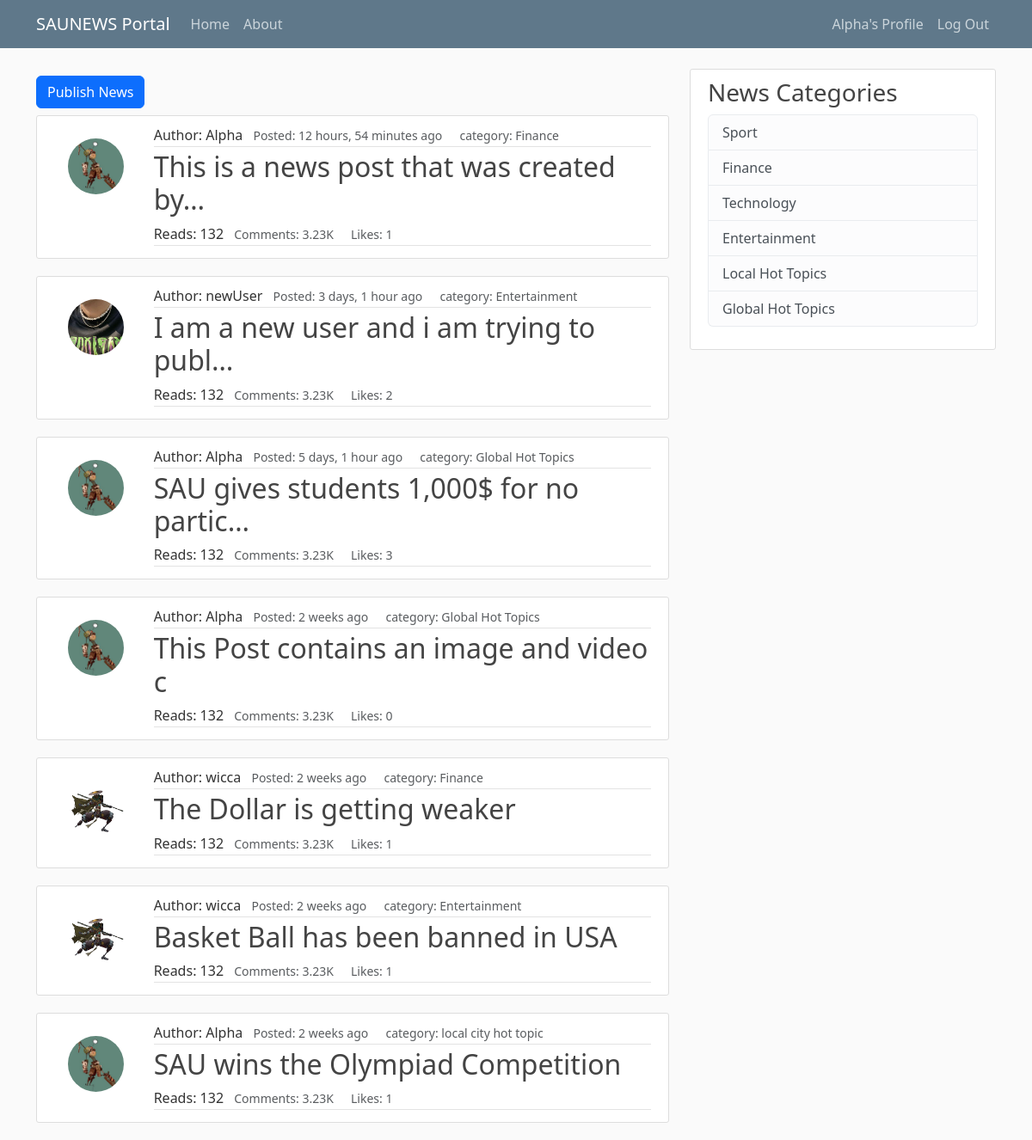
The app's page / (signed in) with its own data.
### blog/models.py (models this page shows, shortened)
class Post(models.Model):
    title = models.CharField(max_length=100)
    content = models.TextField(null=True)
    categories = models.ManyToManyField(Category)
    date_created = models.DateTimeField(default=timezone.now)
    author = models.ForeignKey(User, on_delete=models.CASCADE)
    likes = models.ManyToManyField(User, related_name='blog_posts')
    video = models.FileField(upload_to='videos/', null=True, blank=True)
    image = models.ImageField(upload_to='images/', null=True, blank=True)
    def total_likes(self):
        return self.likes.count()

class Category(models.Model):
    name = models.CharField(max_length=100)
    class Meta:
        verbose_name_plural = 'categories'
    def __str__(self):
        return self.name

### users/models.py (models this page shows, shortened)
class Profile(models.Model):
    user = models.OneToOneField(User, on_delete=models.CASCADE)
    image = models.ImageField(default="default.jpg", upload_to='profile_pics')

### blog/views.py (the view)
# urls.py: path("", PostListview.as_view(), name="blog_home"),
class PostListview(ListView):
    model = Post
    template_name = 'blog/home.html'  # <app>/<model>_<viewType>.html
    context_object_name = 'posts'
    ordering = ['-date_created']

### blog/templates/blog/home.html (shortened to what this page needs)
{% extends 'blog/base.html' %}
{% block content %}
    <a href="{% url 'post_create' %}" class="btn btn-primary my-2">Publish News</a>
    {% for post in posts %}
        <article class="media content-section">
            <div class="row g-0">
                <div class="col mt-3 ps-3">
                    <img src="{{ post.author.profile.image.url }}" class="rounded-circle article-img">
                </div>
                <div class="col-lg-10 media-body">
                    <div class="article-metadata">
                        <span>Author: {{ post.author }}</span>
                        <small class="px-2 text-muted">Posted: {{ post.date_created | timesince}} ago</small>
                        <small class="px-2 text-muted">category: {{ post.categories.first }}</small>
                    </div>
                    <h2><a class="article-title nav-link " href="{% url 'post_detail' post.id %}">{{ post.title | truncatechars:40 }}</a></h2>
                    <div class="article-metadata ">
                        <span>Reads: 132</span>
                        <small class="px-2 text-muted">Comments: 3.23K</small>
                        <small class="px-2 text-muted">Likes: {{ post.total_likes }}</small>
                    </div>
                </div>
            </div>
        </article>
    {% endfor %}
{% endblock content %}

### blog/templates/blog/base.html (shortened to what this page needs)
{% load static %}
<html lang="en">
  <head>
    <link href="https://cdn.jsdelivr.net/npm/bootstrap@5.3.0-alpha1/dist/css/bootstrap.min.css" rel="stylesheet">
    <link rel="stylesheet" href="{% static 'blog/main.css' %}">
  </head>
  <body>
    <header class="site-header">
        <nav class="navbar navbar-expand-md navbar-dark bg-steel fixed-top">
          <div class="container">
            <a class="navbar-brand mr-4" href="{% url 'blog_home' %}">SAUNEWS Portal</a>
            <div class="collapse navbar-collapse" id="navbarToggle">
              <div class="navbar-nav mr-auto">
                <a class="nav-item nav-link" href="{% url 'blog_home' %}">Home</a>
                <a class="nav-item nav-link" href="{% url 'blog_about' %}">About</a>
              </div>
            </div>
            <div class="navbar-nav">
              {% if user.is_authenticated %}
                <a class="nav-item nav-link" href="{% url 'profile' %}">{{user.username}}'s Profile</a>
                <a class="nav-item nav-link" href="{% url 'logout' %}">Log Out</a>
                {% else %}
                <a class="nav-item nav-link" href="{% url 'login' %}">Login</a>
                <a class="nav-item nav-link" href="{% url 'register' %}">Register</a>
              {% endif %}
            </div>
          </div>
        </nav>
    </header>
    <main role="main" class="container">
        <div class="row">
          <div class="col-md-8">
            {% block content %} {% endblock %}
          </div>
          <div class="col-md-4">
            <div class="content-section">
              <h3>News Categories</h3>
                <ul class="list-group">
                  <li class="list-group-item list-group-item-light">Sport</li>
                  <li class="list-group-item list-group-item-light">Finance</li>
                  <li class="list-group-item list-group-item-light">Technology</li>
                  <li class="list-group-item list-group-item-light">Entertainment</li>
                  <li class="list-group-item list-group-item-light">Local Hot Topics</li>
                  <li class="list-group-item list-group-item-light">Global Hot Topics</li>
                </ul>
            </div>
          </div>
        </div>
    </main>
  </body>
</html>

### blog/static/blog/main.css (style rules this page uses)
body { background: #fafafa; color: #333333; margin-top: 5rem; }
h1, h2, h3, h4, h5, h6 { color: #444444; }
ul { margin: 0; }
.bg-steel { background-color: #5f788a; }
.site-header .navbar-nav .nav-link { color: #cbd5db; }
.content-section { background: #ffffff; padding: 10px 20px; border: 1px solid #dddddd; border-radius: 3px; margin-bottom: 20px; }
.article-title { color: #444444; }
.article-img { height: 65px; width: 65px; margin-right: 16px; }
.article-metadata { padding-bottom: 1px; margin-bottom: 4px; border-bottom: 1px solid #e3e3e3 }

### records on screen
Post: author.profile.image (picture), author "Alpha", date_created "12 hours, 54 minutes", categories.first "Finance", title "This is a news post that was created by…", total_likes "1"
Post: author.profile.image (placeholder picture), author "newUser", date_created "3 days, 1 hour", categories.first "Entertainment", title "I am a new user and i am trying to publ…", total_likes "2"
Post: author.profile.image (picture), author "Alpha", date_created "5 days, 1 hour", categories.first "Global Hot Topics", title "SAU gives students 1,000$ for no partic…", total_likes "3"
Post: author.profile.image (picture), author "Alpha", date_created "2 weeks", categories.first "Global Hot Topics", title "This Post contains an image and video c", total_likes "0"
Post: author.profile.image (placeholder picture), author "wicca", date_created "2 weeks", categories.first "Finance", title "The Dollar is getting weaker", total_likes "1"
Post: author.profile.image (placeholder picture), author "wicca", date_created "2 weeks", categories.first "Entertainment", title "Basket Ball has been banned in USA", total_likes "1"
Post: author.profile.image (picture), author "Alpha", date_created "2 weeks", categories.first "local city hot topic", title "SAU wins the Olympiad Competition", total_likes "1"

### other values on screen
{{ user.username }} "Alpha"
